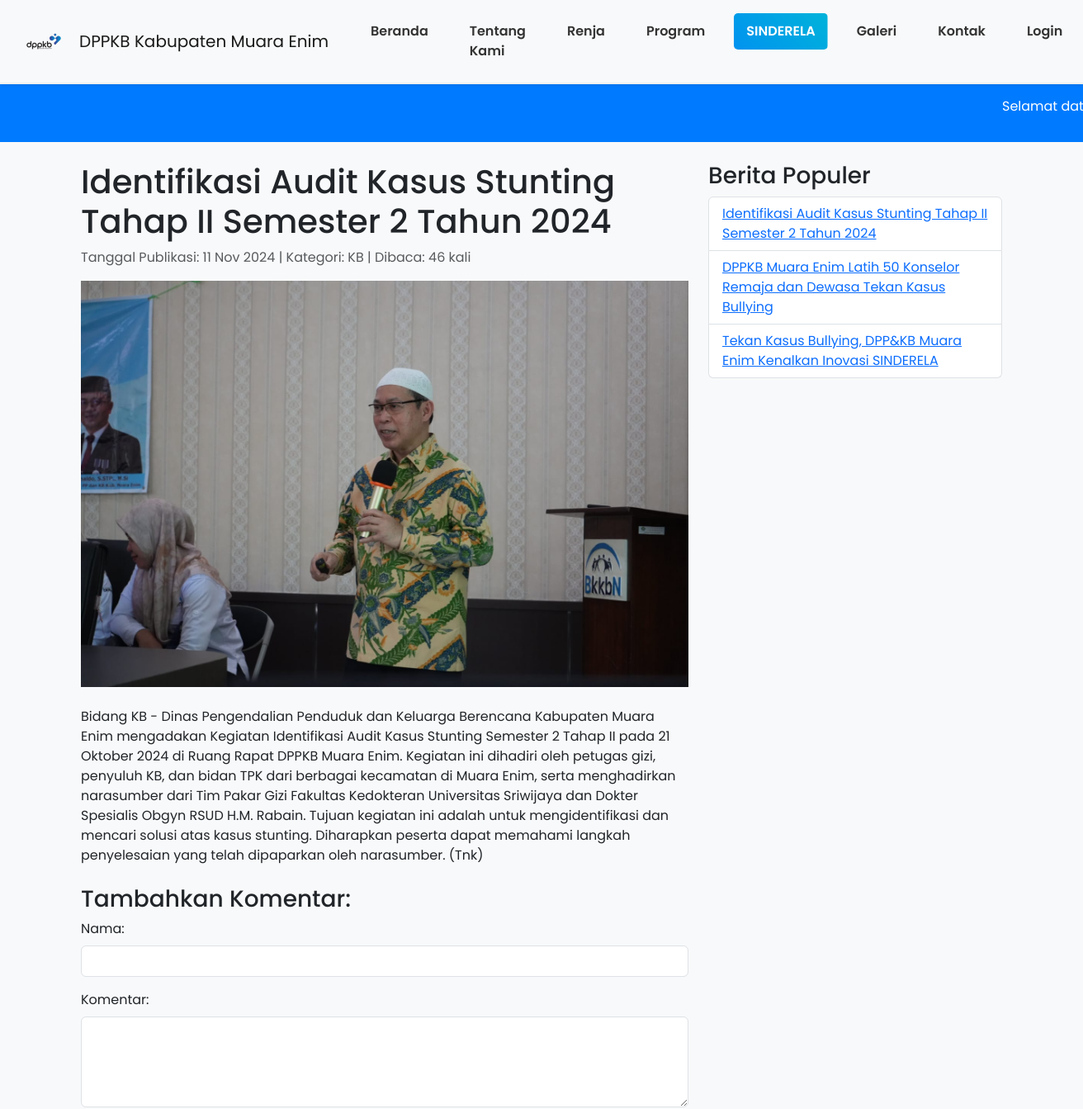
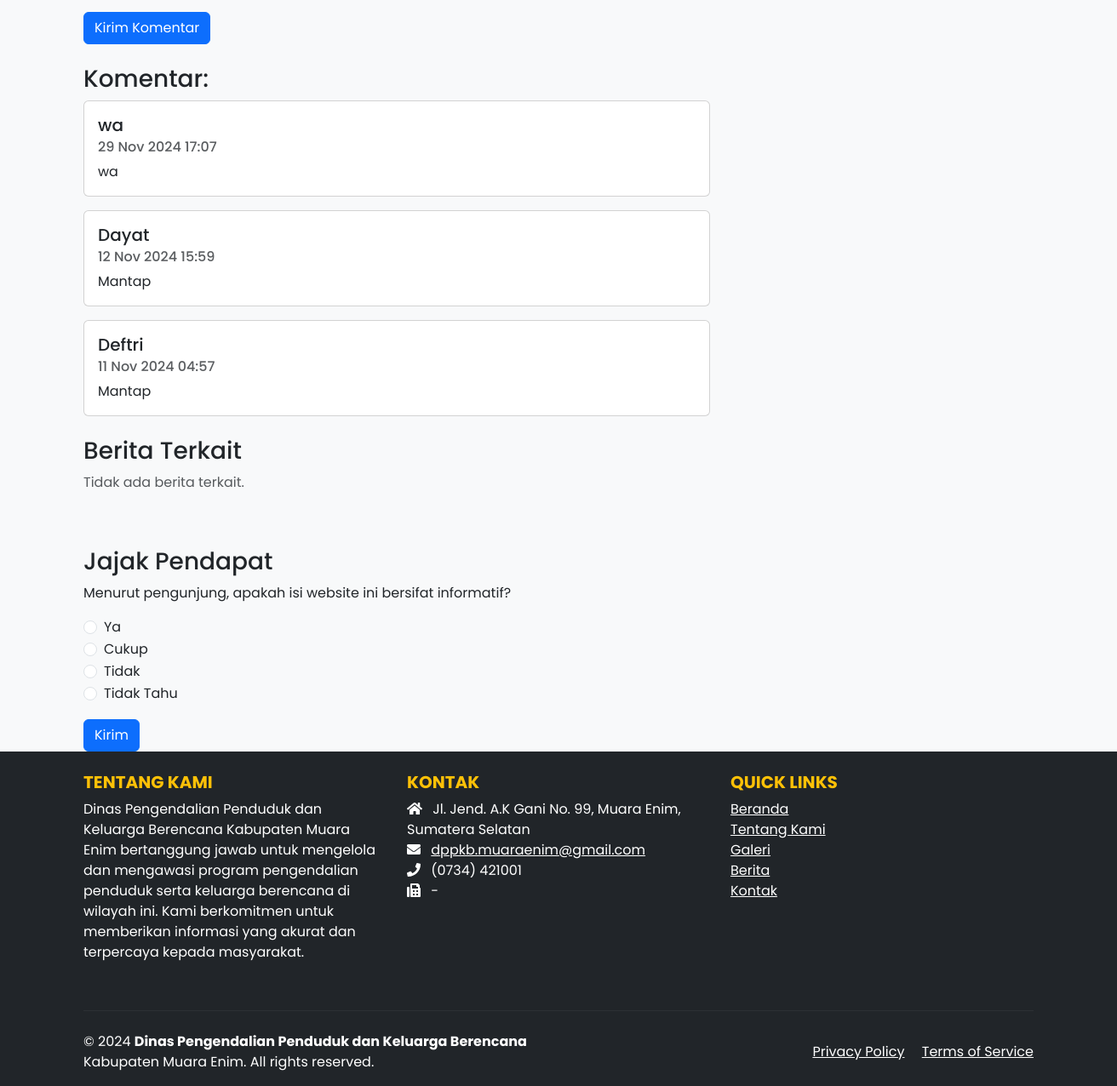
The page /public_html/berita/detail_berita.php?id=5 on the database its author committed (2 pictures, top to bottom).
### tables this page shows
CREATE TABLE `berita` (
  `id` int(11) NOT NULL,
  `judul` varchar(255) NOT NULL,
  `konten` text NOT NULL,
  `tanggal_publikasi` timestamp NOT NULL DEFAULT current_timestamp(),
  `gambar` varchar(255) DEFAULT NULL,
  `kategori` varchar(100) DEFAULT NULL,
  `view_count` int(11) DEFAULT 0,
  `kunjungan` int(11) DEFAULT 0,
  `jenis` varchar(255) NOT NULL
);

CREATE TABLE `komentar` (
  `id` int(11) NOT NULL,
  `berita_id` int(11) NOT NULL,
  `nama` varchar(100) NOT NULL,
  `isi` text NOT NULL,
  `tanggal` timestamp NOT NULL DEFAULT current_timestamp()
);

CREATE TABLE `footer` (
  `id` int(11) NOT NULL,
  `alamat` varchar(255) NOT NULL,
  `email` varchar(255) NOT NULL,
  `telepon` varchar(50) NOT NULL,
  `fax` varchar(50) DEFAULT NULL
);

### public_html/berita/detail_berita.php (the view, shortened to what this page needs)
<?php
include '../config/config.php';
if (isset($_GET['id']) && is_numeric($_GET['id'])) {
    $id = (int)$_GET['id'];
} else {
    echo "<div class='alert alert-warning text-center mt-5'>ID berita tidak valid.</div>";
    exit();
}
$stmt = $conn->prepare("SELECT * FROM berita WHERE id = ?");
if ($stmt) {
    $stmt->bind_param("i", $id);
    $stmt->execute();
    $result = $stmt->get_result();
} else {
    error_log("Prepare failed: (" . $conn->errno . ") " . $conn->error);
    echo "<div class='alert alert-danger text-center mt-5'>Terjadi kesalahan saat mengambil data berita.</div>";
    exit();
}
if ($result && $result->num_rows > 0) {
    $row = $result->fetch_assoc();
} else {
    echo "<div class='alert alert-danger text-center mt-5'>Berita tidak ditemukan.</div>";
    exit();
}
$sql_populer = "SELECT id, judul FROM berita ORDER BY view_count DESC LIMIT 5";
$result_populer = $conn->query($sql_populer);
$berita_populer = [];
if ($result_populer && $result_populer->num_rows > 0) {
    while ($row_populer = $result_populer->fetch_assoc()) {
        $berita_populer[] = $row_populer;
    }
}
$stmt_komentar = $conn->prepare("SELECT nama, tanggal, isi FROM komentar WHERE berita_id = ? ORDER BY tanggal DESC");
if ($stmt_komentar) {
    $stmt_komentar->bind_param("i", $id);
    $stmt_komentar->execute();
    $result_komentar = $stmt_komentar->get_result();
} else {
    error_log("Prepare failed: (" . $conn->errno . ") " . $conn->error);
    $result_komentar = false;
}
$sql_terkait = "SELECT id, judul FROM berita WHERE kategori = ? AND id != ? ORDER BY tanggal_publikasi DESC LIMIT 3";
$stmt_terkait = $conn->prepare($sql_terkait);
if ($stmt_terkait) {
    $berita_terkait = [];
} else {
    error_log("Prepare failed: (" . $conn->errno . ") " . $conn->error);
    $berita_terkait = [];
}
?>
<!DOCTYPE html>
<html lang="id">
<head>
    <link rel="stylesheet" href="https://maxcdn.bootstrapcdn.com/bootstrap/4.5.2/css/bootstrap.min.css">
    <link rel="stylesheet" href="https://cdnjs.cloudflare.com/ajax/libs/font-awesome/5.15.1/css/all.min.css">
</head>
<body>
    <?php include 'includes/header.php'; ?>
    <div class="container mt-4">
        <div class="row">
            <div class="col-md-8">
                <h1><?php echo htmlspecialchars($row['judul']); ?></h1>
                <p class="text-muted">Tanggal Publikasi: <?php echo htmlspecialchars(date("d M Y", strtotime($row['tanggal_publikasi']))); ?> | Kategori: <?php echo htmlspecialchars($row['kategori']); ?> | Dibaca: <?php echo htmlspecialchars($row['view_count']); ?> kali</p>
                <?php if (!empty($row['gambar']) && file_exists(__DIR__ . '/' . $row['gambar'])): ?>
                    <img src="<?php echo htmlspecialchars($row['gambar']); ?>" alt="Gambar Berita" class="img-fluid mb-4">
                <?php else: ?>
                    <img src="https://via.placeholder.com/800x400.png?text=No+Image" alt="No Image" class="img-fluid mb-4">
                <?php endif; ?>
                <div class="berita-konten">
                    <?php echo nl2br(htmlspecialchars($row['konten'])); ?>
                </div>
                <div class="mt-4">
                    <h3>Tambahkan Komentar:</h3>
                    <form method="POST" action="detail_berita.php?id=<?php echo htmlspecialchars($id); ?>" class="mb-4">
                        <div class="form-group">
                            <label for="nama">Nama:</label>
                            <input type="text" name="nama" id="nama" class="form-control" required>
                        </div>
                        <div class="form-group">
                            <label for="isi">Komentar:</label>
                            <textarea name="isi" id="isi" class="form-control" rows="4" required></textarea>
                        </div>
                        <button type="submit" name="submit_komentar" class="btn btn-primary">Kirim Komentar</button>
                    </form>
                </div>
                <div class="mt-4">
                    <h3>Komentar:</h3>
                    <?php
                    if ($result_komentar && $result_komentar->num_rows > 0) {
                        while ($komentar = $result_komentar->fetch_assoc()) {
                            echo "<div class='card mb-3'>";
                            echo "<div class='card-body'>";
                            echo "<h5 class='card-title'>" . htmlspecialchars($komentar['nama']) . "</h5>";
                            echo "<h6 class='card-subtitle mb-2 text-muted'>" . htmlspecialchars(date("d M Y H:i", strtotime($komentar['tanggal']))) . "</h6>";
                            echo "<p class='card-text'>" . nl2br(htmlspecialchars($komentar['isi'])) . "</p>";
                            echo "</div>";
                            echo "</div>";
                        }
                    } else {
                        echo "<p class='text-muted'>Belum ada komentar.</p>";
                    }
                    ?>
                </div>
                <div class="mt-4">
                    <h3>Berita Terkait</h3>
                    <div class="row">
                        <?php
                        if (!empty($berita_terkait)) {
                            foreach ($berita_terkait as $berita) {
                                echo "<div class='col-md-4 mb-3'>";
                                echo "<div class='card h-100'>";
                                $sql_gambar_terkait = "SELECT gambar FROM berita WHERE id = ?";
                                $stmt_gambar = $conn->prepare($sql_gambar_terkait);
                                if ($stmt_gambar) {
                                    $stmt_gambar->bind_param("i", $berita['id']);
                                    $stmt_gambar->execute();
                                    $result_gambar = $stmt_gambar->get_result();
                                    if ($result_gambar && $result_gambar->num_rows > 0) {
                                        $gambar = $result_gambar->fetch_assoc()['gambar'];
                                        if (!empty($gambar) && file_exists(__DIR__ . '/' . $gambar)) {
                                            echo "<img src='" . htmlspecialchars($gambar) . "' class='card-img-top' alt='Gambar Berita Terkait'>";
                                        } else {
                                            echo "<img src='https://via.placeholder.com/400x200.png?text=No+Image' class='card-img-top' alt='No Image'>";
                                        }
                                    } else {
                                        echo "<img src='https://via.placeholder.com/400x200.png?text=No+Image' class='card-img-top' alt='No Image'>";
                                    }
                                    $stmt_gambar->close();
                                } else {
                                    echo "<img src='https://via.placeholder.com/400x200.png?text=No+Image' class='card-img-top' alt='No Image'>";
                                }
                                echo "<div class='card-body d-flex flex-column'>";
                                echo "<h5 class='card-title'>" . htmlspecialchars($berita['judul']) . "</h5>";
                                echo "<a href='detail_berita.php?id=" . htmlspecialchars($berita['id']) . "' class='mt-auto btn btn-primary'>Baca Selengkapnya</a>";
                                echo "</div></div></div>";
                            }
                        } else {
                            echo "<div class='col-12'><p class='text-muted'>Tidak ada berita terkait.</p></div>";
                        }
                        ?>
                    </div>
                </div>
            </div>
            <div class="col-md-4">
                <h3>Berita Populer</h3>
                <ul class="list-group">
                    <?php
                    if (!empty($berita_populer)) {
                        foreach ($berita_populer as $populer) {
                            echo "<li class='list-group-item'><a href='detail_berita.php?id=" . htmlspecialchars($populer['id']) . "'>" . htmlspecialchars($populer['judul']) . "</a></li>";
                        }
                    } else {
                        echo "<li class='list-group-item text-muted'>Tidak ada berita populer.</li>";
                    }
                    ?>
                </ul>
            </div>
        </div>
        <div class="mt-5">
            <h3>Jajak Pendapat</h3>
            <p>Menurut pengunjung, apakah isi website ini bersifat informatif?</p>
            <form method="POST" action="detail_berita.php?id=<?php echo htmlspecialchars($id); ?>">
                <div class="form-check">
                    <input class="form-check-input" type="radio" name="vote" id="ya" value="Ya" required>
                    <label class="form-check-label" for="ya">
                        Ya
                    </label>
                </div>
                <div class="form-check">
                    <input class="form-check-input" type="radio" name="vote" id="cukup" value="Cukup">
                    <label class="form-check-label" for="cukup">
                        Cukup
                    </label>
                </div>
                <div class="form-check">
                    <input class="form-check-input" type="radio" name="vote" id="tidak" value="Tidak">
                    <label class="form-check-label" for="tidak">
                        Tidak
                    </label>
                </div>
                <div class="form-check">
                    <input class="form-check-input" type="radio" name="vote" id="tidak_tahu" value="Tidak Tahu">
                    <label class="form-check-label" for="tidak_tahu">
                        Tidak Tahu
                    </label>
                </div>
                <button type="submit" name="submit_poll" class="btn btn-primary mt-3">Kirim</button>
            </form>
        </div>
    </div>
    <?php include 'includes/footer.php'; ?>
</body>
</html>

### public_html/berita/includes/footer.php (shortened to what this page needs)
<?php
include '../config/config.php';
$sql = "SELECT * FROM footer WHERE id = 1";
$result = $conn->query($sql);
$footer = $result->fetch_assoc();
?>
<footer class="bg-dark text-white pt-4 pb-3">
    <div class="container">
        <div class="row">
            <div class="col-md-4 col-lg-4 mb-3">
                <h5 class="text-uppercase font-weight-bold text-warning">Tentang Kami</h5>
                <p>
                    Dinas Pengendalian Penduduk dan Keluarga Berencana Kabupaten Muara Enim bertanggung jawab untuk mengelola dan mengawasi program pengendalian penduduk serta keluarga berencana di wilayah ini. Kami berkomitmen untuk memberikan informasi yang akurat dan terpercaya kepada masyarakat.
                </p>
            </div>
            <div class="col-md-4 col-lg-4 mb-3">
                <h5 class="text-uppercase font-weight-bold text-warning">Kontak</h5>
                <ul class="list-unstyled">
                    <li><i class="fas fa-home mr-2"></i> <?php echo $footer['alamat']; ?></li>
                    <li><i class="fas fa-envelope mr-2"></i> <a href="mailto:<?php echo $footer['email']; ?>" class="text-white"><?php echo $footer['email']; ?></a></li>
                    <li><i class="fas fa-phone mr-2"></i> <?php echo $footer['telepon']; ?></li>
                    <li><i class="fas fa-fax mr-2"></i> <?php echo $footer['fax']; ?></li>
                </ul>
            </div>
            <div class="col-md-4 col-lg-4 mb-3">
                <h5 class="text-uppercase font-weight-bold text-warning">Quick Links</h5>
                <ul class="list-unstyled">
                    <li><a href="index.php" class="text-white">Beranda</a></li>
                    <li><a href="tentang.php" class="text-white">Tentang Kami</a></li>
                    <li><a href="galeri.php" class="text-white">Galeri</a></li>
                    <li><a href="kumpulan_berita.php" class="text-white">Berita</a></li>
                    <li><a href="kontak.php" class="text-white">Kontak</a></li>
                </ul>
            </div>
        </div>
        <hr class="my-4" style="border-color: rgba(255, 255, 255, 0.2);">
        <div class="row align-items-center">
            <div class="col-md-6">
                <p class="mb-0">
                    &copy; <?php echo date("Y"); ?>
                    <strong>Dinas Pengendalian Penduduk dan Keluarga Berencana</strong>
                    Kabupaten Muara Enim. All rights reserved.
                </p>
            </div>
            <div class="col-md-6 text-md-right">
                <a href="privacy_policy.php" class="text-white mr-3">Privacy Policy</a>
                <a href="terms_of_service.php" class="text-white">Terms of Service</a>
            </div>
        </div>
    </div>
</footer>
</body>
</html>

### public_html/berita/css/header.css (style rules this page uses)
body { font-family: 'Poppins', sans-serif; background-color: #f8f9fa; }

### rows shown on the page
berita: judul "Identifikasi Audit Kasus Stunting Tahap II Semester 2 Tahun 2024", tanggal_publikasi "11 Nov 2024", kategori "KB", view_count "46", gambar (picture), konten "Bidang KB - Dinas Pengendalian Penduduk dan Keluarga Berencana Kabupaten Muara Enim mengadakan Kegiatan Identifikasi Audit Kasus Stunting Semester 2 Tahap II pada 21 Oktober 2024 di Ruang Rapat DPPKB Muara Enim. Kegiatan ini dihadiri oleh petugas gizi, penyuluh KB, dan bidan TPK dari berbagai kecamatan di Muara Enim, serta menghadirkan narasumber dari Tim Pakar Gizi Fakultas Kedokteran Universitas Sriwijaya dan Dokter Spesialis Obgyn RSUD H.M. Rabain. Tujuan kegiatan ini adalah untuk mengidentifikasi dan mencari solusi atas kasus stunting. Diharapkan peserta dapat memahami langkah penyelesaian yang telah dipaparkan oleh narasumber. (Tnk)"
komentar: nama "wa", tanggal "29 Nov 2024 17:07", isi "wa"
komentar: nama "Dayat", tanggal "12 Nov 2024 15:59", isi "Mantap"
komentar: nama "Deftri", tanggal "11 Nov 2024 04:57", isi "Mantap"
berita: judul "DPPKB Muara Enim Latih 50 Konselor Remaja dan Dewasa Tekan Kasus Bullying"
berita: judul "Tekan Kasus Bullying, DPP&KB Muara Enim Kenalkan Inovasi SINDERELA"
footer: alamat "Jl. Jend. A.K Gani No. 99, Muara Enim, Sumatera Selatan", email "dppkb.muaraenim@gmail.com", telepon "(0734) 421001", fax "-"
